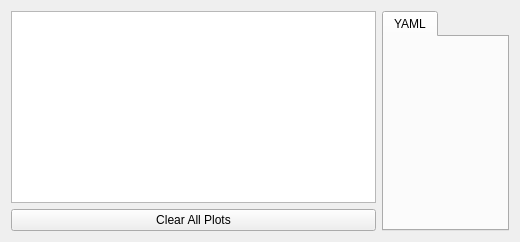
      <widget class="QWidget" name="run_Tab">
       <attribute name="title">
        <string>Runs</string>
       </attribute>
       <layout class="QHBoxLayout" name="horizontalLayout_3">
        <item>
         <layout class="QVBoxLayout" name="verticalLayout_9">
          <item>
           <widget class="QTableView" name="run_parameters_table">
            <property name="sizePolicy">
             <sizepolicy hsizetype="Minimum" vsizetype="Expanding">
              <horstretch>0</horstretch>
              <verstretch>0</verstretch>
             </sizepolicy>
            </property>
            <property name="minimumSize">
             <size>
              <width>365</width>
              <height>0</height>
             </size>
            </property>
            <property name="maximumSize">
             <size>
              <width>365</width>
              <height>16777215</height>
             </size>
            </property>
            <property name="accessibleName">
             <string>run_data:table</string>
            </property>
            <property name="dragDropOverwriteMode">
             <bool>false</bool>
            </property>
            <property name="alternatingRowColors">
             <bool>true</bool>
            </property>
            <property name="selectionMode">
             <enum>QAbstractItemView::SingleSelection</enum>
            </property>
            <property name="sortingEnabled">
             <bool>true</bool>
            </property>
            <attribute name="horizontalHeaderVisible">
             <bool>false</bool>
            </attribute>
            <attribute name="verticalHeaderVisible">
             <bool>false</bool>
            </attribute>
           </widget>
          </item>
          <item>
           <widget class="QPushButton" name="clearPlotsButton">
            <property name="maximumSize">
             <size>
              <width>16777215</width>
              <height>16777215</height>
             </size>
            </property>
            <property name="text">
             <string>Clear All Plots</string>
            </property>
           </widget>
          </item>
         </layout>
        </item>
        <item>
         <widget class="QTabWidget" name="plots_yaml_tab">
          <property name="sizePolicy">
           <sizepolicy hsizetype="Expanding" vsizetype="Expanding">
            <horstretch>1</horstretch>
            <verstretch>0</verstretch>
           </sizepolicy>
          </property>
          <property name="minimumSize">
           <size>
            <width>0</width>
            <height>0</height>
           </size>
          </property>
          <property name="currentIndex">
           <number>0</number>
          </property>
          <widget class="QWidget" name="yaml_tab">
           <attribute name="title">
            <string>YAML</string>
           </attribute>
           <layout class="QVBoxLayout" name="verticalLayout_7">
            <item>
             <widget class="TableWidget" name="yaml_tree_widget" native="true"/>
            </item>
           </layout>
          </widget>
         </widget>
        </item>
       </layout>
      </widget>
